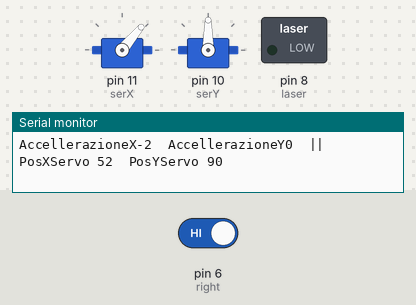
The sketch below on a simulated Arduino Uno, built with avr-gcc and run on an emulated ATmega328P. Parts: 2 × servo, switched loads named in the sketch (green lamp = pin HIGH), the last lines printed to the serial monitor. Inputs (shaded band) come from the test bench; at power-on: pin 6 (right) HIGH.

Above: at 1.29 s.
1.3 s: pin 6 (right) driven LOW
At 2.2 s:
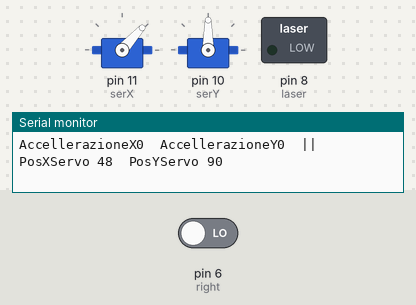
2.8 s: pin 6 (right) driven HIGH
At 3.23 s:
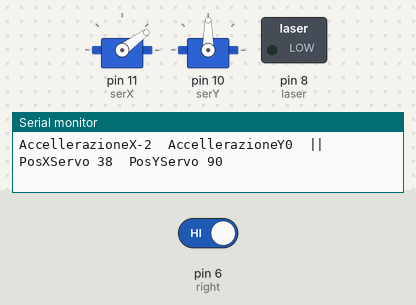
At 5.1 s:
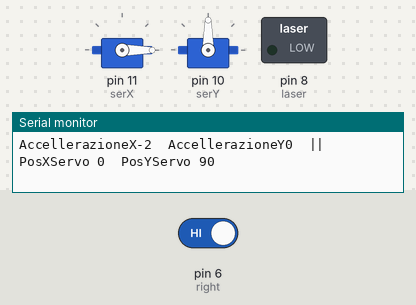
Timing chart, 0 to 6.6 s (numbered marks = the images above; inputs shaded):
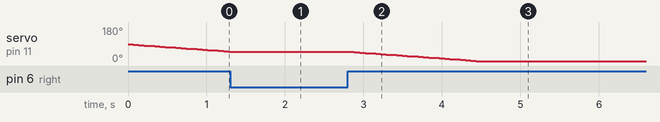

The sketch:

Laser.ino
```cpp
#include <Servo.h>
#include <LiquidCrystal.h>

Servo servoX;
Servo servoY;

int accellerazioneX;
int accellerazioneY;
//Bottoni
int up = 4;
int down = 5;
int left = 3;
int right = 6;


int statoLaser = 12;

int serX = 11;
int serY = 10;
String input;             //Stringa dove salvare il contenuto della finestra seriale
String coordinate;        //Stringa di stampa XY
int x, y;              //Variabili dove vengono calcolati i valori di accellerazione x e y;
int premi;                //Variabile dove viene registrato R3 (premere joystick)
int gradiX;
int gradiY;
int laser = 8;

//INPUT
int pulsanteToggleLaser = 2;
int joyX = 4;
int joyY = 3;
int joyPress = 5;

LiquidCrystal lcd(12, 11, 5, 4, 3, 2);

void setup() {
  // put your setup code here, to run once:
  pinMode(laser, OUTPUT);
  pinMode(pulsanteToggleLaser, INPUT);
  pinMode(joyX, INPUT);
  pinMode(joyY, INPUT);
  pinMode(joyPress, INPUT);
  pinMode(up, INPUT);
  pinMode(down, INPUT);
  pinMode(left, INPUT);
  pinMode(right, INPUT);

  pinMode(statoLaser, OUTPUT);


  servoX.attach(serX);
  servoY.attach(serY);
  Serial.begin(9600);
  Serial.setTimeout(10);
}

void loop() {
  AssegnaValoriButton();
  Stampa();
  Aim();
  VerificaLaserLed();

  if (digitalRead(pulsanteToggleLaser) == HIGH) {
    ToggleLaser();
  }
  //LCD();
}

void serialEvent() {
  input = Serial.readString();
  LaserSerial();
}

void VerificaLaserLed() {                     //Accende il led se il laser è acceso
  if (digitalRead(laser) == HIGH) {
    digitalWrite(statoLaser, HIGH);
  } else {
    digitalWrite(statoLaser, LOW);
  }
}

void ToggleLaser() {                          //toggla il laser
  if (digitalRead(laser) == HIGH) {
      digitalWrite(laser, LOW);
  } else if (digitalRead(laser) == LOW) {
    digitalWrite(laser, HIGH);
  }
  VerificaLaserLed();
  delay(1000);
}

void LaserSerial() {
  if (input == "LASER_ON\n") {
    digitalWrite(laser, HIGH);
  } else if (input == "LASER_OFF\n") {
    digitalWrite(laser, LOW);
  }
}
void AssegnaValoriButton() {

  //ASSEGNO VALORI DI ACCELLERAZIONE SUI BOTTONI

  if (digitalRead(up) == 1 && digitalRead(down) == 0) {
    accellerazioneY = 2;
  } else if (digitalRead(up) == 0 && digitalRead(down) == 1) {
    accellerazioneY = -2;
  } else if (digitalRead(left) == 0 && digitalRead(down) == 0) {
    accellerazioneY = 0;
  }

  if (digitalRead(left) == 1 && digitalRead(right) == 0) {
    accellerazioneX = 2;
  } else if (digitalRead(right) == 1 && digitalRead(left) == 0) {
    accellerazioneX = -2;
  } else if (digitalRead(right) == 0 && digitalRead(left) == 0) {
    accellerazioneX = 0;
  }
}

//Stampa valori
void Stampa() {

  // X JOYSTICK _-------------------------------------------
  //Leggo tutti gli ingressi e applico lo scaling per far si che vada da -1 a 1
  //x = analogRead(joyX);
  //x = (x / (1023 / 10)) - 5;
  //y = analogRead(joyY);
  //y = (y / (1023 / 10)) - 5;
  //premi = analogRead(joyPress);

  // Gestisco R3 Metto premi a 1 se vieni un risultato > 0
  //if (premi == 0)
  //  premi = 1;
  //else
  //  premi = 0;

  //stampa con joystick
  //coordinate = "X" + String(x) + "\tY" + String(y) + "\tPremi" + String(premi) + "\tServoX" + String(servoX.read()) + "\tServoY" + String(servoY.read());

  //stampa bottoni
  coordinate = "AccellerazioneX" + String(accellerazioneX) + "\tAccellerazioneY" + String(accellerazioneY) + "\t||\tPosXServo " + String(servoX.read()) + "\tPosYServo " + String(servoY.read());
  Serial.println(coordinate);
}


//-------------------MIRA/SHOOTING
void Aim() {
  //JOYSTICK CONTROL
  //gradiX = servoX.read() - x;
  //gradiY = servoY.read() - y;

  //BUTTON CONTROL
  gradiX = servoX.read() + accellerazioneX;
  gradiY = servoY.read() - accellerazioneY;


  //Write sui servo
  servoX.write(gradiX);
  servoY.write(gradiY);
}

void LCD(){
  if (up==1){
    lcd.setCursor(3,0);
    lcd.print("^");
  }else{
    lcd.setCursor(3,0);
    lcd.print(" ");
  }
  if (down==1){
    lcd.setCursor(3,1);
    lcd.print("v");
  }else{
    lcd.setCursor(3,1);
    lcd.print(" ");
  }
  if (left==1){
    lcd.setCursor(0,0);
    lcd.print("<");
  }else{
    lcd.setCursor(0,0);
    lcd.print(" ");
  }
  if (right==1){
    lcd.setCursor(1,0);
    lcd.print(">");
  }else{
    lcd.setCursor(1,0);
    lcd.print(" ");
  }
  if(laser==HIGH){
    lcd.setCursor(10,0);
    lcd.print("---*");
  }else{
    lcd.setCursor(10,0);
    lcd.print("    ");
  }
}
```

Measured:
- after the input at 1.3 s, servo on pin 11 (serX): goes on until 1.4 s, then stays 48°
- after the input at 2.8 s, servo on pin 11 (serX): moves from 48° to 0° over 1.6 s, starting after 0.09 s
